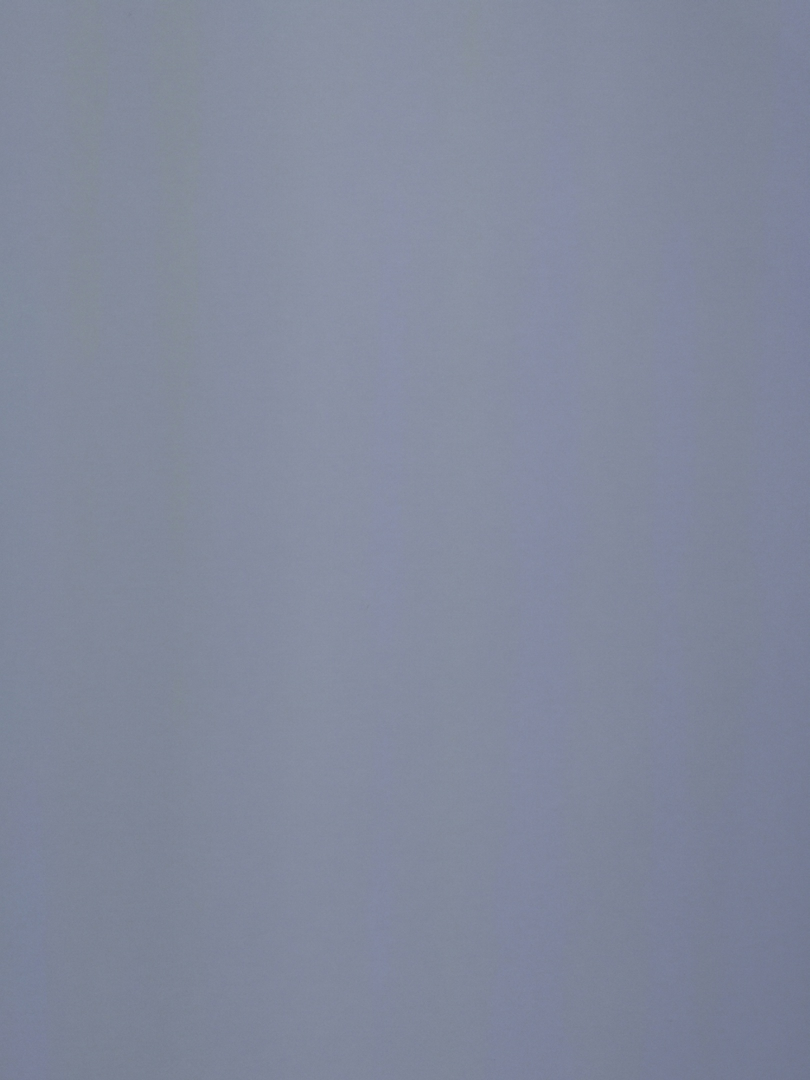
#> input picture objects/0.jpg, 1620 x 2160 px (shown at 1/2 size); its folder holds 5 pictures in this run
$ python main.py
#> lines starting #> are read from the running program, lines starting #| are printed output that depends on the picture
### source/placer.py
import numpy as np
from skimage import io
import cv2
from object import Object


class Placer:

    def __init__(self, background_image_path, dataset_images_path):
#> called with background_image_path = '../objects/0.jpg'
        self.background_image = io.imread(background_image_path)
#> self.background_image is the input picture: shape (2160, 1620, 3); mean R, G, B 130, 137, 156.6
        self.dataset_images_path = [io.imread(img) for img in dataset_images_path]
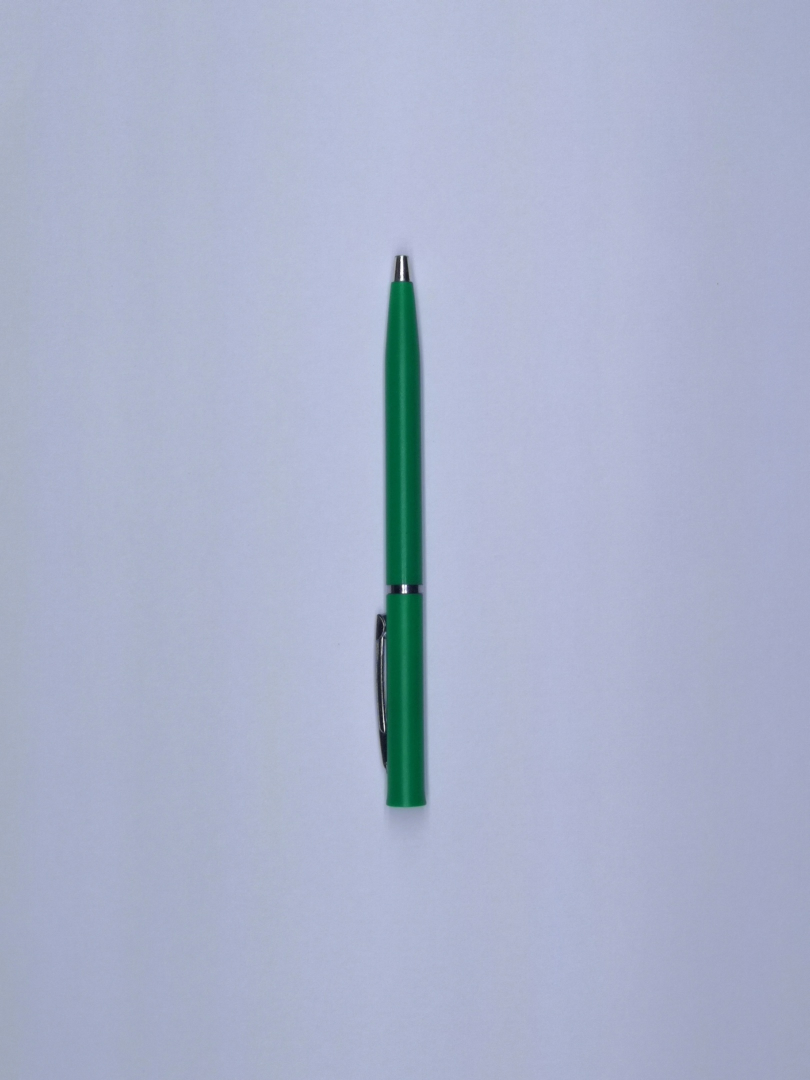
#> input picture objects/1.jpg, 1620 x 2160 px (shown at 1/2 size)
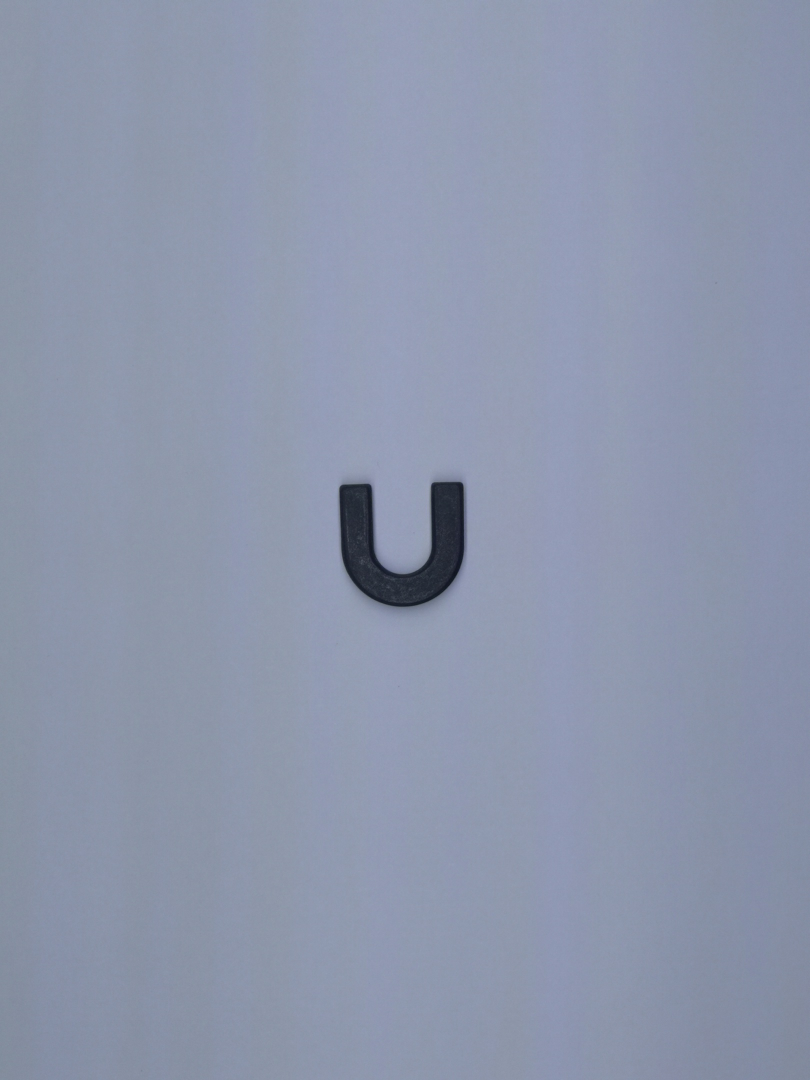
#> input picture objects/2.jpg, 1620 x 2160 px (shown at 1/2 size)
        self.image = None
        self.polygon = None
        self.objects = None

    # [31 lines left out: functions draw_objects, load_image, place_objects, not called in this run]

### source/main.py
from placer import Placer
import matplotlib.pyplot as plt

if __name__ == "__main__":
    dataset_path = [f"../objects/{i}.jpg" for i in range(1, 11)]
    background_path = "../objects/0.jpg"
#> (the run stopped early here; a loop or call above may not have finished)
